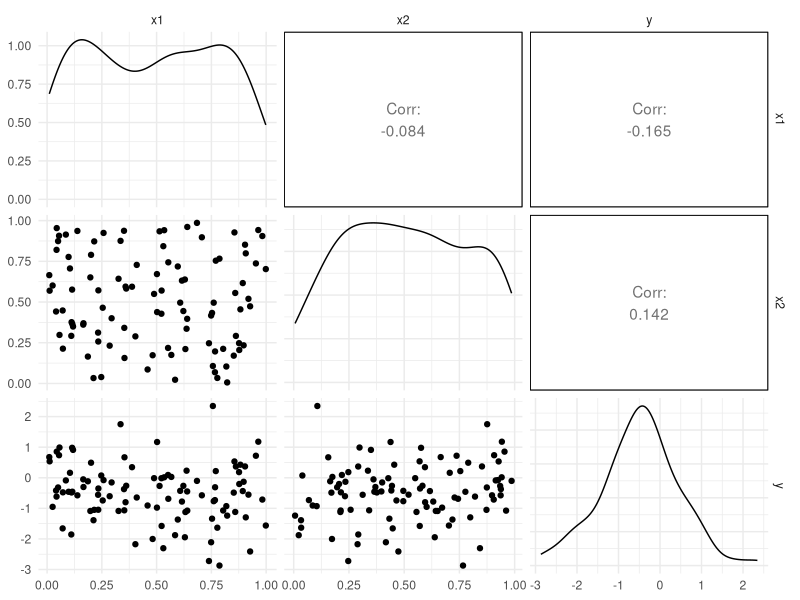
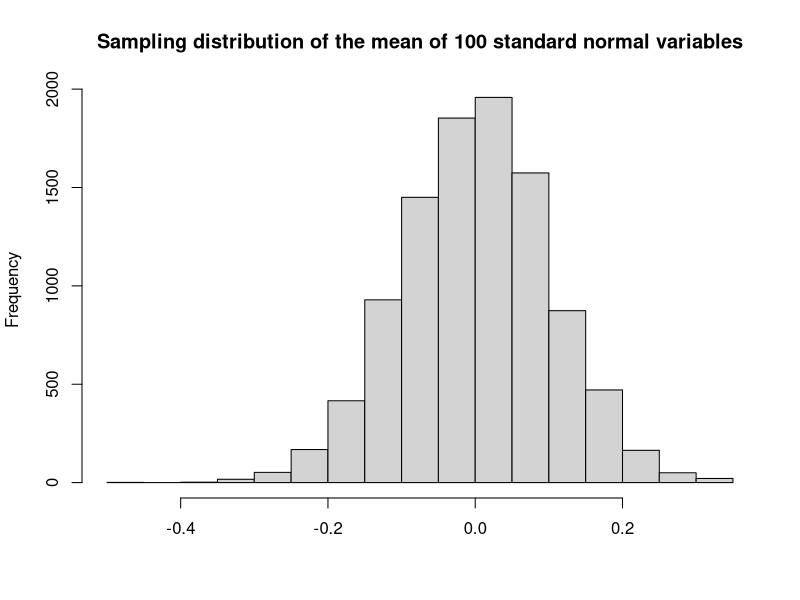
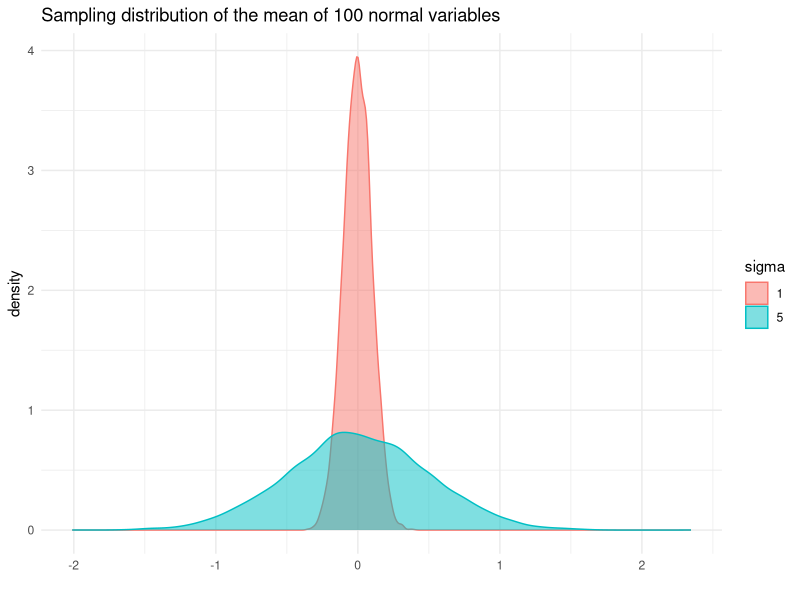
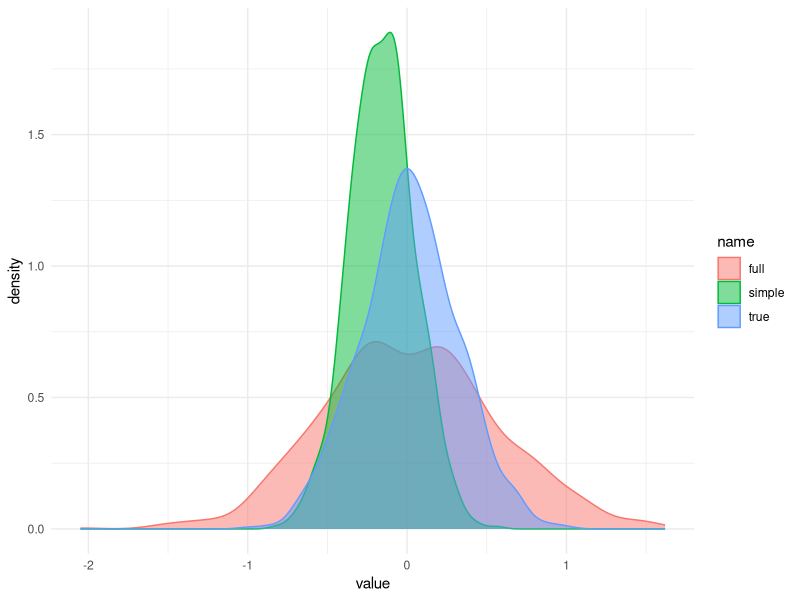
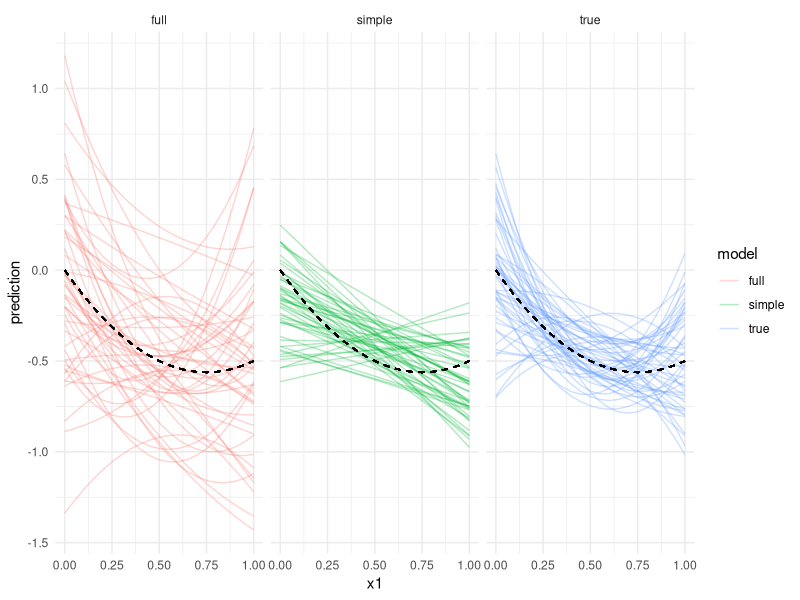
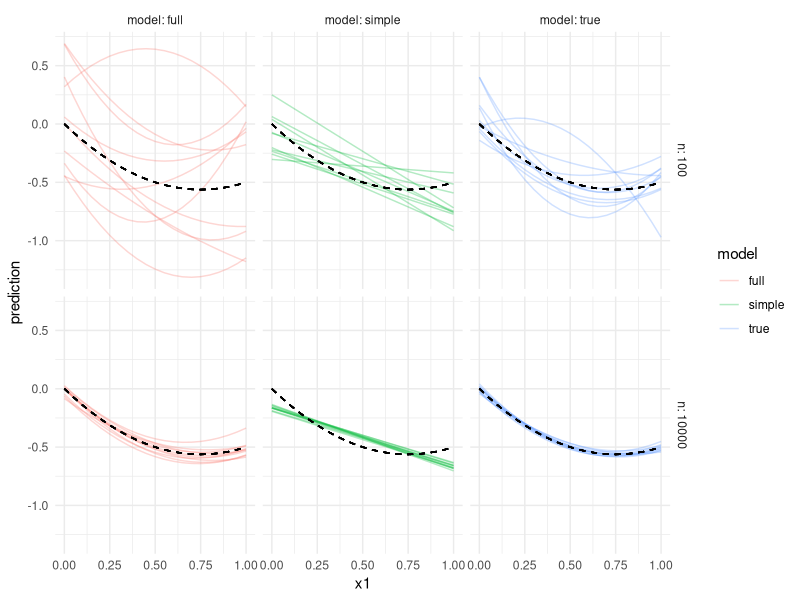

Recreate these plots in R, in order.
## ---- chunk 1
library(tidyverse)
library(skimr)

options(scipen = 99)  # avoid scientific notation
options(max.print = 20)  # avoid long outputs
options(str = strOptions(list.len = 20))  # avoid long outputs
theme_set(theme_minimal())
## ---- chunk 2
f_y_x <- function(x1) {
    x1^2 - 1.5 * x1
}
## ---- chunk 3
n <- 100
set.seed(20230206)

data <- tibble(
    x1 = runif(n),
    x2 = runif(n),
    y = f_y_x(x1) + rnorm(n)
)
skim(data)
GGally::ggpairs(data)
## ---- chunk 4
f_hat_x <- lm(y ~ x1 + I(x1^2), data)
f_hat_x
## ---- chunk 5
point_to_evaluate <- list(x1 = 0, x2 = 0)
list(
    true_value = f_y_x(point_to_evaluate$x1),
    predicted_value = as.numeric(predict(f_hat_x, newdata = point_to_evaluate))
)
## ---- chunk 6
f_hat_simple_x <- lm(y ~ x1, data)
f_hat_simple_x

list(
    true_value = f_y_x(point_to_evaluate$x1),
    predicted_value = as.numeric(predict(f_hat_x, newdata = point_to_evaluate)),
    predicted_value_simple = as.numeric(predict(f_hat_simple_x, newdata = point_to_evaluate))
)
## ---- chunk 7
mean(rnorm(1000))
## ---- chunk 8
map(c(5, 10, 20), rnorm)
## ---- chunk 9
n <- 100
n_sim <- 10000
map_dbl(
    seq(n_sim),
    ~mean(rnorm(n))
) |> 
    hist(
        main = glue::glue("Sampling distribution of the mean of {n} standard normal variables"),
        xlab = ""
    )
## ---- chunk 10
sds <- c(1, 5)
map(sds, function(s) {
    map_dbl(
        seq(n_sim),
        ~mean(rnorm(n, sd = s))
    )
})
## ---- chunk 11
map_df(sds, function(s) {
    tibble(
        sigma = as.factor(s),
        sample_avg = map_dbl(
            seq(n_sim),
            ~mean(rnorm(n, sd = s))
        )
    )
}) |> ggplot(aes(sample_avg, fill = sigma, color = sigma)) + 
    geom_density(alpha = 0.5) +
    labs(
        title = glue::glue("Sampling distribution of the mean of {n} normal variables"),
        x = ""
    )
## ---- chunk 12
runSimulationStep <- function(n = 100, sd_e = 1) {
    # Step 1: Simulate the data
    data <- tibble(
        x1 = runif(n),
        x2 = runif(n),
        y = f_y_x(x1) + rnorm(n, sd = sd_e)
    )
    
    # Step 2: Estimation
    list(
        true = lm(y ~ x1 + I(x1^2), data),
        simple = lm(y ~ x1, data),
        full = lm(y ~ polym(x1, x2, degree = 2, raw = TRUE), data)
    )
}
## ---- chunk 13
estimated_models <- runSimulationStep()
estimated_models
## ---- chunk 14
point_to_evaluate <- list(x1 = 0, x2 = 0)
map(estimated_models, ~as.numeric(predict(.x, newdata = point_to_evaluate)))
## ---- chunk 15
set.seed(20230206)

n_sim <- 1000
simulated_models <- map(seq(n_sim), ~runSimulationStep())
## ---- chunk 16
str(simulated_models, max.level = 1)
simulated_models[[1]]
## ---- chunk 17
predictions00 <- map_df(simulated_models, ~{
    map(.x, ~as.numeric(predict(.x, newdata = point_to_evaluate))) |> as_tibble()
})
## ---- chunk 18
pivot_longer(predictions00, cols = everything()) |>
    ggplot(aes(value, color = name, fill = name)) + geom_density(alpha = 0.5)
## ---- chunk 19
pivot_longer(predictions00, cols = everything()) |>
    group_by(name) |>
    summarise(
        bias = mean(value) - f_y_x(point_to_evaluate$x1),
        var = var(value),
        MSE = mean((value - f_y_x(point_to_evaluate$x1))^2)
    )
## ---- chunk 20
points_to_evaluate <- tibble(x1 = seq(0, 1, 0.05), x2 = 0)
predict(f_hat_x, newdata = points_to_evaluate)
## ---- chunk 21
predictions <- map_df(seq_along(simulated_models[1:50]), function(i) {
    map(simulated_models[[i]], ~predict(.x, newdata = points_to_evaluate)) |> 
        bind_cols() |>
        mutate(simulation_run = i, x1 = points_to_evaluate$x1)
})
## ---- chunk 22
predictions |>
    mutate(true_value = f_y_x(x1)) |>
    pivot_longer(cols = true:full, names_to = "model", values_to = "prediction") |>
    ggplot(aes(x1, prediction, group = simulation_run, col = model)) +
        geom_line(alpha = 0.3) +
        geom_line(aes(y = true_value), color = "black", linetype = "dashed") +
        facet_wrap(~ model)
## ---- chunk 23
nobs <- c(100, 10000)
map_df(nobs, function(n) {
    simulated_models <- map(seq(10), ~runSimulationStep(n = n))
    map_df(seq_along(simulated_models), function(i) {
        map(simulated_models[[i]], ~predict(.x, newdata = points_to_evaluate)) |> 
            bind_cols() |>
            mutate(n = n, simulation_run = i, x1 = points_to_evaluate$x1)
    })
}) |>
    mutate(true_value = f_y_x(x1)) |>
    pivot_longer(cols = true:full, names_to = "model", values_to = "prediction") |>
    ggplot(aes(x1, prediction, group = simulation_run, col = model)) +
        geom_line(alpha = 0.3) +
        geom_line(aes(y = true_value), color = "black", linetype = "dashed") +
        facet_grid(n ~ model, labeller = label_both)
